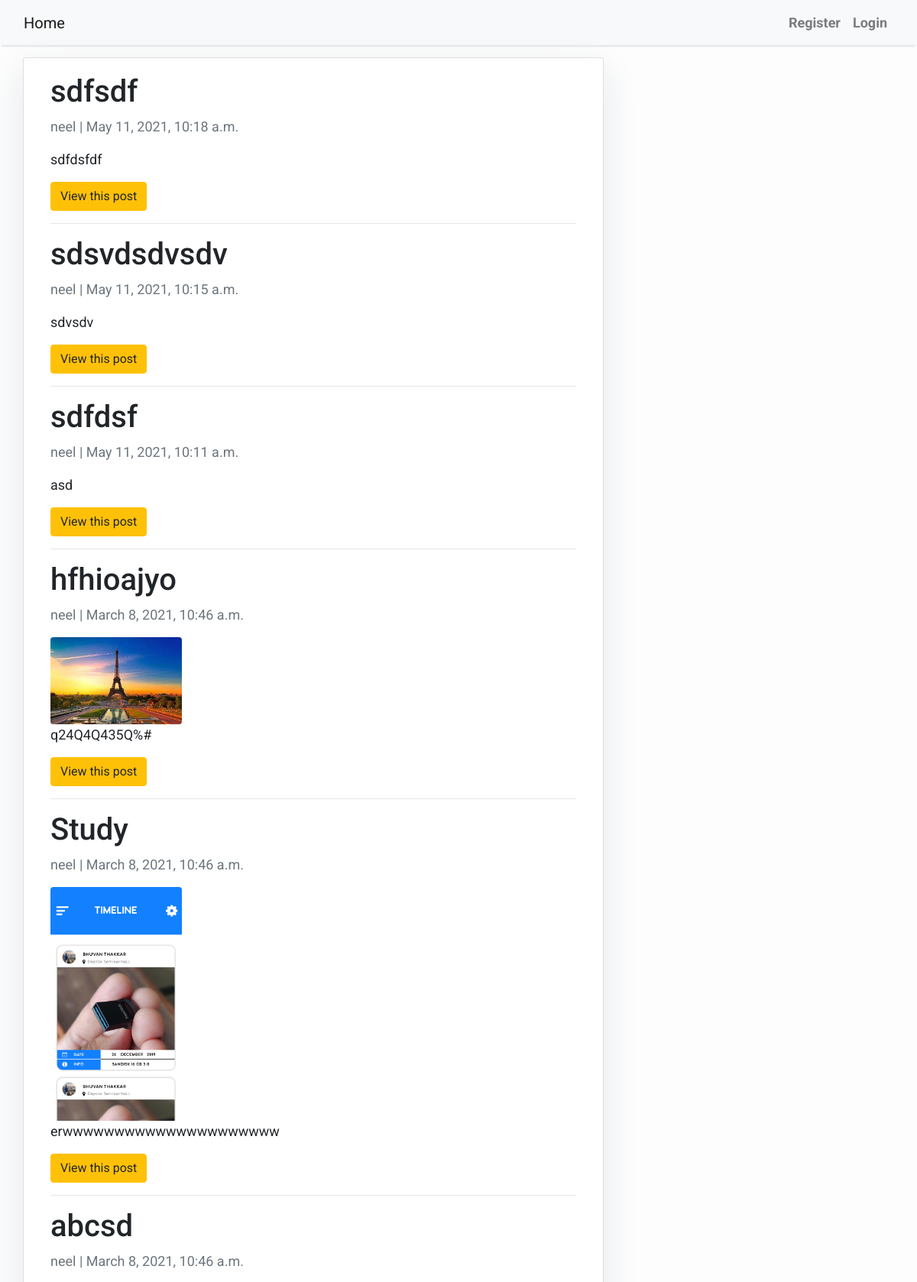
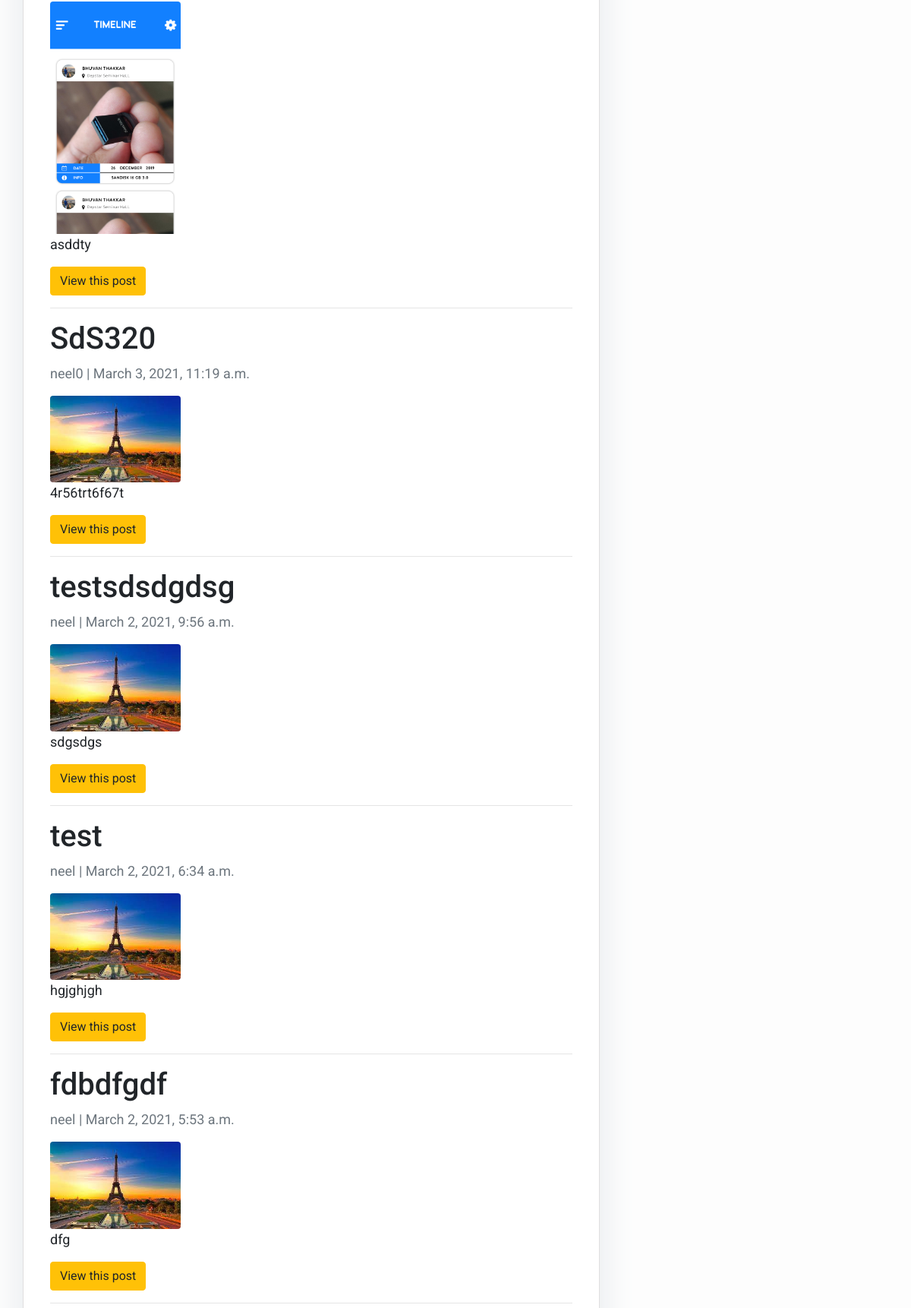
The page /post_comments/ (upper part) on the database its author committed (2 pictures, top to bottom).
### blog/models.py (models this page shows, shortened)
class Post(models.Model):
    title = models.CharField('title for post', max_length=200)
    author = models.ForeignKey(
        User, on_delete=models.CASCADE, related_name='blog_posts')
    image = models.ImageField(null=True, blank=True, upload_to="images/")
    updated_on = models.DateTimeField(auto_now=True)
    content = models.TextField()
    category = models.ForeignKey(
        Category, verbose_name="Category", on_delete=models.CASCADE, blank=True, null=True)
    created_on = models.DateTimeField(
        editable=True, auto_now_add=False, default=django.utils.timezone.now)
    slug = models.CharField(max_length=200, unique=True)
    class Meta:
        ordering = ['-created_on']

### blog/views.py (the view)
# urls.py: path(r'post_comments/', views.post_comments, name='post_comments'),
def post_comments(request):
    post = Post.objects.all()
    return render(request, 'blog/post_comments.html', {'data':post})

### blog/templates/blog/post_comments.html (shortened to what this page needs)
{% extends 'blog/base.html' %}
{% block content %}
<div class="container">
  <div class="row">
    <div class="col-md-8 card mb-4  mt-3 left  top">
      <div class="card-body">
        {% if data %}
            {% for i in data %}
                <h1>{% block title %} {{ i.title }} {% endblock title %}</h1>
                <p class=" text-muted">{{ i.author }} | {{ i.created_on }}</p>
                {% if i.image %}
                <img src="{{i.image.url}}" class="rounded" width="25%">
                <br>
                {% endif %}
                <p class="card-text ">{{ i.content | safe }}</p>
                <a class="btn btn-warning" href="{% url 'blog:comment_permission' slug=i.slug  %}">View this post</a>
                <br>
                <hr>
            {% endfor %}
        {% else %}
            <h1>No Posts !!!!! </h1>
        {% endif %}
      </div>
      </div>
    </div>
  </div>
{% endblock content %}

### blog/templates/blog/base.html (style rules this page uses)
body { font-family: "Roboto", sans-serif; font-size: 17px; background-color: #fdfdfd; }

### blog/templates/blog/post_comments.html (style rules this page uses)
body { font-family: "Roboto", sans-serif; font-size: 18px; background-color: #fdfdfd; }
.card { box-shadow: 0 16px 48px #E3E7EB; }

### rows shown on the page
Post: title "sdfsdf", author "neel", created_on "May 11, 2021, 10:18 a.m.", content "sdfdsfdf"
Post: title "sdsvdsdvsdv", author "neel", created_on "May 11, 2021, 10:15 a.m.", content "sdvsdv"
Post: title "sdfdsf", author "neel", created_on "May 11, 2021, 10:11 a.m.", content "asd"
Post: title "hfhioajyo", author "neel", created_on "March 8, 2021, 10:46 a.m.", image (placeholder picture), content "q24Q4Q435Q%#"
Post: title "Study", author "neel", created_on "March 8, 2021, 10:46 a.m.", image (picture), content "erwwwwwwwwwwwwwwwwwwwww"
Post: title "abcsd", author "neel", created_on "March 8, 2021, 10:46 a.m.", image (picture), content "asddty"
Post: title "SdS320", author "neel0", created_on "March 3, 2021, 11:19 a.m.", image (placeholder picture), content "4r56trt6f67t"
Post: title "testsdsdgdsg", author "neel", created_on "March 2, 2021, 9:56 a.m.", image (placeholder picture), content "sdgsdgs"
Post: title "test", author "neel", created_on "March 2, 2021, 6:34 a.m.", image (placeholder picture), content "hgjghjgh"
Post: title "fdbdfgdf", author "neel", created_on "March 2, 2021, 5:53 a.m.", image (placeholder picture), content "dfg"
